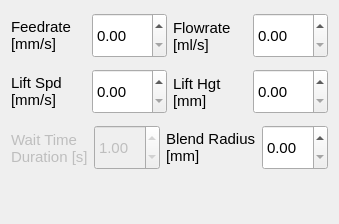
           <widget class="QWidget" name="tab_ndt_tool">
            <attribute name="title">
             <string>NDT Tool</string>
            </attribute>
            <layout class="QVBoxLayout" name="verticalLayout_12">
             <item>
              <layout class="QHBoxLayout" name="horizontalLayout_54">
               <item>
                <widget class="QLabel" name="label_48">
                 <property name="sizePolicy">
                  <sizepolicy hsizetype="Preferred" vsizetype="Fixed">
                   <horstretch>0</horstretch>
                   <verstretch>0</verstretch>
                  </sizepolicy>
                 </property>
                 <property name="font">
                  <font>
                   <pointsize>11</pointsize>
                  </font>
                 </property>
                 <property name="text">
                  <string>Feedrate
[mm/s]</string>
                 </property>
                </widget>
               </item>
               <item>
                <widget class="QDoubleSpinBox" name="doubleSpinBox_ndt_feedrate">
                 <property name="minimumSize">
                  <size>
                   <width>0</width>
                   <height>45</height>
                  </size>
                 </property>
                 <property name="font">
                  <font>
                   <pointsize>11</pointsize>
                  </font>
                 </property>
                 <property name="styleSheet">
                  <string notr="true"/>
                 </property>
                 <property name="locale">
                  <locale language="English" country="UnitedStates"/>
                 </property>
                </widget>
               </item>
               <item>
                <widget class="QLabel" name="label_142">
                 <property name="sizePolicy">
                  <sizepolicy hsizetype="Preferred" vsizetype="Fixed">
                   <horstretch>0</horstretch>
                   <verstretch>0</verstretch>
                  </sizepolicy>
                 </property>
                 <property name="minimumSize">
                  <size>
                   <width>0</width>
                   <height>50</height>
                  </size>
                 </property>
                 <property name="font">
                  <font>
                   <pointsize>11</pointsize>
                  </font>
                 </property>
                 <property name="text">
                  <string>Flowrate
[ml/s]</string>
                 </property>
                </widget>
               </item>
               <item>
                <widget class="QDoubleSpinBox" name="doubleSpinBox_ndt_flowrate">
                 <property name="minimumSize">
                  <size>
                   <width>0</width>
                   <height>45</height>
                  </size>
                 </property>
                 <property name="font">
                  <font>
                   <pointsize>11</pointsize>
                  </font>
                 </property>
                 <property name="styleSheet">
                  <string notr="true"/>
                 </property>
                 <property name="locale">
                  <locale language="English" country="UnitedStates"/>
                 </property>
                </widget>
               </item>
              </layout>
             </item>
             <item>
              <layout class="QHBoxLayout" name="horizontalLayout_113">
               <item>
                <widget class="QLabel" name="label_140">
                 <property name="sizePolicy">
                  <sizepolicy hsizetype="Preferred" vsizetype="Fixed">
                   <horstretch>0</horstretch>
                   <verstretch>0</verstretch>
                  </sizepolicy>
                 </property>
                 <property name="font">
                  <font>
                   <pointsize>11</pointsize>
                  </font>
                 </property>
                 <property name="text">
                  <string>Lift Spd
[mm/s]</string>
                 </property>
                </widget>
               </item>
               <item>
                <widget class="QDoubleSpinBox" name="doubleSpinBox_ndt_lift_speed">
                 <property name="minimumSize">
                  <size>
                   <width>0</width>
                   <height>45</height>
                  </size>
                 </property>
                 <property name="font">
                  <font>
                   <pointsize>11</pointsize>
                  </font>
                 </property>
                 <property name="styleSheet">
                  <string notr="true"/>
                 </property>
                 <property name="locale">
                  <locale language="English" country="UnitedStates"/>
                 </property>
                </widget>
               </item>
               <item>
                <widget class="QLabel" name="label_141">
                 <property name="sizePolicy">
                  <sizepolicy hsizetype="Preferred" vsizetype="Fixed">
                   <horstretch>0</horstretch>
                   <verstretch>0</verstretch>
                  </sizepolicy>
                 </property>
                 <property name="minimumSize">
                  <size>
                   <width>0</width>
                   <height>50</height>
                  </size>
                 </property>
                 <property name="font">
                  <font>
                   <pointsize>11</pointsize>
                  </font>
                 </property>
                 <property name="text">
                  <string>Lift Hgt
[mm]</string>
                 </property>
                </widget>
               </item>
               <item>
                <widget class="QDoubleSpinBox" name="doubleSpinBox_ndt_lift_height">
                 <property name="minimumSize">
                  <size>
                   <width>0</width>
                   <height>45</height>
                  </size>
                 </property>
                 <property name="font">
                  <font>
                   <pointsize>11</pointsize>
                  </font>
                 </property>
                 <property name="styleSheet">
                  <string notr="true"/>
                 </property>
                 <property name="locale">
                  <locale language="English" country="UnitedStates"/>
                 </property>
                </widget>
               </item>
              </layout>
             </item>
             <item>
              <layout class="QHBoxLayout" name="horizontalLayout_112">
               <item>
                <widget class="QLabel" name="label_138">
                 <property name="enabled">
                  <bool>false</bool>
                 </property>
                 <property name="sizePolicy">
                  <sizepolicy hsizetype="Preferred" vsizetype="Fixed">
                   <horstretch>0</horstretch>
                   <verstretch>0</verstretch>
                  </sizepolicy>
                 </property>
                 <property name="minimumSize">
                  <size>
                   <width>0</width>
                   <height>50</height>
                  </size>
                 </property>
                 <property name="font">
                  <font>
                   <pointsize>11</pointsize>
                  </font>
                 </property>
                 <property name="text">
                  <string>Wait Time
Duration [s]</string>
                 </property>
                </widget>
               </item>
               <item>
                <widget class="QDoubleSpinBox" name="doubleSpinBox_ndt_wait">
                 <property name="enabled">
                  <bool>false</bool>
                 </property>
                 <property name="minimumSize">
                  <size>
                   <width>0</width>
                   <height>45</height>
                  </size>
                 </property>
                 <property name="font">
                  <font>
                   <pointsize>11</pointsize>
                  </font>
                 </property>
                 <property name="styleSheet">
                  <string notr="true"/>
                 </property>
                 <property name="locale">
                  <locale language="English" country="UnitedStates"/>
                 </property>
                 <property name="value">
                  <double>1.000000000000000</double>
                 </property>
                </widget>
               </item>
               <item>
                <widget class="QLabel" name="label_139">
                 <property name="sizePolicy">
                  <sizepolicy hsizetype="Preferred" vsizetype="Fixed">
                   <horstretch>0</horstretch>
                   <verstretch>0</verstretch>
                  </sizepolicy>
                 </property>
                 <property name="font">
                  <font>
                   <pointsize>11</pointsize>
                  </font>
                 </property>
                 <property name="text">
                  <string>Blend Radius
[mm]</string>
                 </property>
                </widget>
               </item>
               <item>
                <widget class="QDoubleSpinBox" name="doubleSpinBox_ndt_blend_radius">
                 <property name="minimumSize">
                  <size>
                   <width>0</width>
                   <height>45</height>
                  </size>
                 </property>
                 <property name="font">
                  <font>
                   <pointsize>11</pointsize>
                  </font>
                 </property>
                 <property name="styleSheet">
                  <string notr="true"/>
                 </property>
                 <property name="locale">
                  <locale language="English" country="UnitedStates"/>
                 </property>
                 <property name="maximum">
                  <double>50.000000000000000</double>
                 </property>
                </widget>
               </item>
              </layout>
             </item>
             <item>
              <spacer name="verticalSpacer_8">
               <property name="orientation">
                <enum>Qt::Vertical</enum>
               </property>
               <property name="sizeHint" stdset="0">
                <size>
                 <width>20</width>
                 <height>40</height>
                </size>
               </property>
              </spacer>
             </item>
            </layout>
           </widget>
